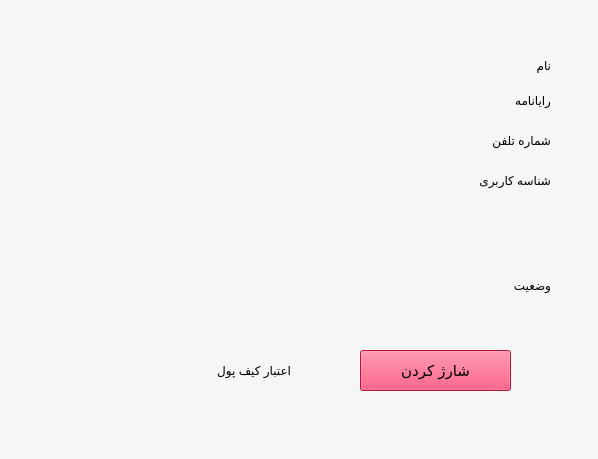
<?xml version="1.0" encoding="UTF-8"?>
<ui version="4.0">
 <class>Profile</class>
 <widget class="QMainWindow" name="Profile">
  <property name="geometry">
   <rect>
    <x>0</x>
    <y>0</y>
    <width>598</width>
    <height>459</height>
   </rect>
  </property>
  <property name="windowTitle">
   <string>پروفایل</string>
  </property>
  <property name="windowIcon">
   <iconset resource="../assets.qrc">
    <normaloff>:/new/prefix1/assets/logo.png</normaloff>:/new/prefix1/assets/logo.png</iconset>
  </property>
  <property name="styleSheet">
   <string notr="true">background-color: rgb(246, 246, 246);</string>
  </property>
  <widget class="QWidget" name="centralwidget">
   <widget class="QLabel" name="label">
    <property name="geometry">
     <rect>
      <x>-50</x>
      <y>0</y>
      <width>481</width>
      <height>321</height>
     </rect>
    </property>
    <property name="text">
     <string/>
    </property>
    <property name="pixmap">
     <pixmap resource="../assets.qrc">:/new/prefix1/assets/ii.jpg</pixmap>
    </property>
   </widget>
   <widget class="QWidget" name="layoutWidget">
    <property name="geometry">
     <rect>
      <x>300</x>
      <y>85</y>
      <width>251</width>
      <height>31</height>
     </rect>
    </property>
    <layout class="QHBoxLayout" name="horizontalLayout_2">
     <item>
      <widget class="QLabel" name="lbl_email">
       <property name="text">
        <string/>
       </property>
      </widget>
     </item>
     <item>
      <widget class="QLabel" name="label_3">
       <property name="text">
        <string>رایانامه</string>
       </property>
      </widget>
     </item>
    </layout>
   </widget>
   <widget class="QWidget" name="layoutWidget_2">
    <property name="geometry">
     <rect>
      <x>300</x>
      <y>125</y>
      <width>251</width>
      <height>31</height>
     </rect>
    </property>
    <layout class="QHBoxLayout" name="horizontalLayout_3">
     <item>
      <widget class="QLabel" name="lbl_phone">
       <property name="text">
        <string/>
       </property>
      </widget>
     </item>
     <item>
      <widget class="QLabel" name="label_4">
       <property name="text">
        <string>شماره تلفن</string>
       </property>
      </widget>
     </item>
    </layout>
   </widget>
   <widget class="QWidget" name="layoutWidget_3">
    <property name="geometry">
     <rect>
      <x>300</x>
      <y>165</y>
      <width>251</width>
      <height>31</height>
     </rect>
    </property>
    <layout class="QHBoxLayout" name="horizontalLayout_5">
     <item>
      <widget class="QLabel" name="lbl_ID">
       <property name="text">
        <string/>
       </property>
      </widget>
     </item>
     <item>
      <widget class="QLabel" name="label_6">
       <property name="text">
        <string>شناسه کاربری</string>
       </property>
      </widget>
     </item>
    </layout>
   </widget>
   <widget class="QWidget" name="layoutWidget">
    <property name="geometry">
     <rect>
      <x>300</x>
      <y>50</y>
      <width>251</width>
      <height>31</height>
     </rect>
    </property>
    <layout class="QHBoxLayout" name="horizontalLayout">
     <item>
      <widget class="QLabel" name="lbl_name">
       <property name="text">
        <string/>
       </property>
      </widget>
     </item>
     <item>
      <widget class="QLabel" name="label_2">
       <property name="text">
        <string>نام</string>
       </property>
      </widget>
     </item>
    </layout>
   </widget>
   <widget class="QWidget" name="layoutWidget_4">
    <property name="geometry">
     <rect>
      <x>40</x>
      <y>350</y>
      <width>251</width>
      <height>41</height>
     </rect>
    </property>
    <layout class="QHBoxLayout" name="horizontalLayout_4">
     <item>
      <widget class="QLabel" name="lbl_credit">
       <property name="text">
        <string/>
       </property>
      </widget>
     </item>
     <item>
      <widget class="QLabel" name="label_5">
       <property name="text">
        <string>اعتبار کیف پول</string>
       </property>
      </widget>
     </item>
    </layout>
   </widget>
   <widget class="QPushButton" name="pushButton">
    <property name="geometry">
     <rect>
      <x>360</x>
      <y>350</y>
      <width>151</width>
      <height>41</height>
     </rect>
    </property>
    <property name="font">
     <font>
      <pointsize>11</pointsize>
     </font>
    </property>
    <property name="styleSheet">
     <string notr="true">background-color: rgb(255, 29, 82);</string>
    </property>
    <property name="text">
     <string>شارژ کردن</string>
    </property>
   </widget>
   <widget class="QLabel" name="lbl_status">
    <property name="geometry">
     <rect>
      <x>310</x>
      <y>270</y>
      <width>241</width>
      <height>31</height>
     </rect>
    </property>
    <property name="text">
     <string>وضعیت</string>
    </property>
   </widget>
  </widget>
  <widget class="QStatusBar" name="statusbar"/>
 </widget>
 <resources>
  <include location="../assets.qrc"/>
 </resources>
 <connections/>
</ui>
